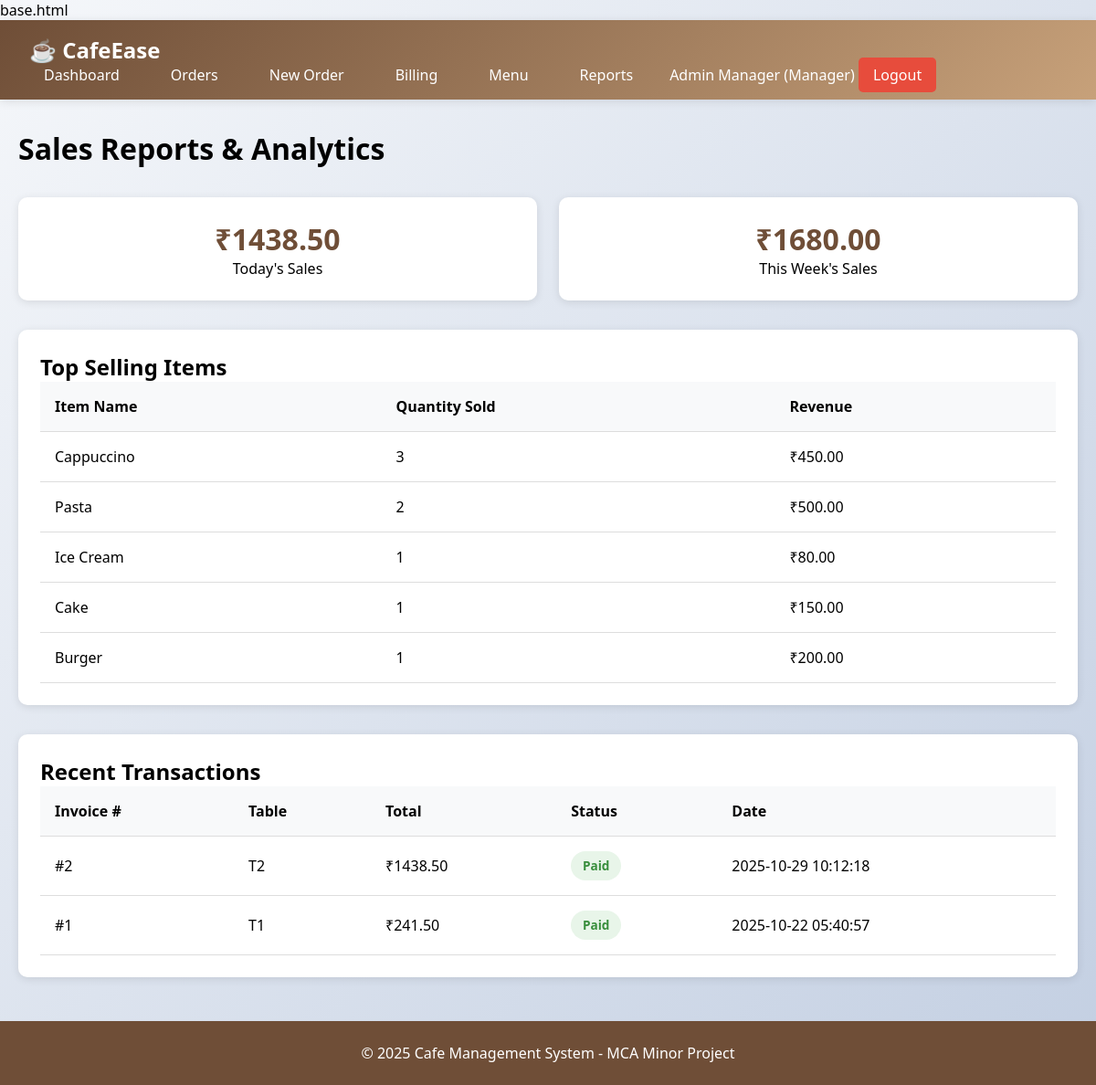
The app's page /reports (signed in) with its own data.
### tables this page shows
CREATE TABLE menu_items (
    id INTEGER PRIMARY KEY AUTOINCREMENT,
    name VARCHAR(150) NOT NULL,
    description TEXT,
    price DECIMAL(10, 2) NOT NULL,
    category VARCHAR(50) NOT NULL,
    stock_quantity INTEGER DEFAULT 0,
    is_available BOOLEAN DEFAULT 1,
    created_at TIMESTAMP DEFAULT CURRENT_TIMESTAMP
);

CREATE TABLE invoices (
    id INTEGER PRIMARY KEY AUTOINCREMENT,
    order_id INTEGER NOT NULL UNIQUE,
    subtotal DECIMAL(10, 2) NOT NULL,
    tax DECIMAL(10, 2) DEFAULT 0,
    discount DECIMAL(10, 2) DEFAULT 0,
    total DECIMAL(10, 2) NOT NULL,
    payment_status VARCHAR(20) DEFAULT 'Pending' CHECK(payment_status IN ('Pending', 'Paid', 'Failed')),
    paid_at TIMESTAMP,
    created_at TIMESTAMP DEFAULT CURRENT_TIMESTAMP,
    FOREIGN KEY (order_id) REFERENCES orders(id) ON DELETE CASCADE
);

CREATE TABLE orders (
    id INTEGER PRIMARY KEY AUTOINCREMENT,
    table_no VARCHAR(10) NOT NULL,
    status VARCHAR(20) DEFAULT 'Placed' CHECK(status IN ('Placed', 'Preparing', 'Completed', 'Cancelled')),
    total_amount DECIMAL(10, 2) DEFAULT 0,
    waiter_id INTEGER NOT NULL,
    created_at TIMESTAMP DEFAULT CURRENT_TIMESTAMP,
    FOREIGN KEY (waiter_id) REFERENCES users(id)
);

### app.py (the view)
@app.route('/reports')
@login_required
@role_required('Manager')
def reports():
    conn = get_db_connection()
    today_sales = conn.execute('''
        SELECT SUM(total) as total
        FROM invoices
        WHERE DATE(created_at) = DATE('now') AND payment_status = 'Paid'
    ''').fetchone()['total'] or 0
    week_sales = conn.execute('''
        SELECT SUM(total) as total
        FROM invoices
        WHERE DATE(created_at) >= DATE('now', '-7 days') AND payment_status = 'Paid'
    ''').fetchone()['total'] or 0
    top_items = conn.execute('''
        SELECT mi.name, SUM(oi.quantity) as total_quantity, SUM(oi.line_total) as revenue
        FROM order_items oi
        JOIN menu_items mi ON oi.item_id = mi.id
        JOIN orders o ON oi.order_id = o.id
        WHERE o.status = 'Completed'
        GROUP BY mi.id
        ORDER BY total_quantity DESC
        LIMIT 5
    ''').fetchall()
    recent_transactions = conn.execute('''
        SELECT i.*, o.table_no
        FROM invoices i
        JOIN orders o ON i.order_id = o.id
        ORDER BY i.created_at DESC
        LIMIT 10
    ''').fetchall()
    conn.close()
    return render_template('reports.html',
                         today_sales=today_sales,
                         week_sales=week_sales,
                         top_items=top_items,
                         recent_transactions=recent_transactions)

### app.py (called while the page is built)
def get_db_connection():
    conn = sqlite3.connect(DATABASE)
    conn.row_factory = sqlite3.Row
    return conn

def login_required(f):
    @wraps(f)
    def decorated_function(*args, **kwargs):
        if 'user_id' not in session:
            flash('Please login first!', 'error')
            return redirect(url_for('login'))
        return f(*args, **kwargs)
    return decorated_function

def role_required(*roles):
    def wrapper(f):
        @wraps(f)
        def decorated_function(*args, **kwargs):
            if 'role' not in session or session['role'] not in roles:
                flash('Access denied! Insufficient permissions.', 'error')
                return redirect(url_for('dashboard'))
            return f(*args, **kwargs)
        return decorated_function
    return wrapper

### templates/reports.html (shortened to what this page needs)
{% extends "base.html" %}
{% block content %}
<h1>Sales Reports & Analytics</h1>
<div style="display: grid; grid-template-columns: repeat(auto-fit, minmax(200px, 1fr)); gap: 1.5rem; margin: 2rem 0;">
    <div style="background: white; padding: 1.5rem; border-radius: 10px; text-align: center; box-shadow: 0 2px 10px rgba(0,0,0,0.1);">
        <h3 style="font-size: 2rem; color: #6F4E37;">₹{{ "%.2f"|format(today_sales) }}</h3>
        <p>Today's Sales</p>
    </div>
    <div style="background: white; padding: 1.5rem; border-radius: 10px; text-align: center; box-shadow: 0 2px 10px rgba(0,0,0,0.1);">
        <h3 style="font-size: 2rem; color: #6F4E37;">₹{{ "%.2f"|format(week_sales) }}</h3>
        <p>This Week's Sales</p>
    </div>
</div>
<div class="card">
    <h2>Top Selling Items</h2>
    {% if top_items %}
    <table class="table">
        <thead>
            <tr>
                <th>Item Name</th>
                <th>Quantity Sold</th>
                <th>Revenue</th>
            </tr>
        </thead>
        <tbody>
            {% for item in top_items %}
            <tr>
                <td>{{ item.name }}</td>
                <td>{{ item.total_quantity }}</td>
                <td>₹{{ "%.2f"|format(item.revenue) }}</td>
            </tr>
            {% endfor %}
        </tbody>
    </table>
    {% else %}
    <p style="text-align: center; padding: 2rem;">No sales data yet.</p>
    {% endif %}
</div>
<div class="card">
    <h2>Recent Transactions</h2>
    {% if recent_transactions %}
    <table class="table">
        <thead>
            <tr>
                <th>Invoice #</th>
                <th>Table</th>
                <th>Total</th>
                <th>Status</th>
                <th>Date</th>
            </tr>
        </thead>
        <tbody>
            {% for trans in recent_transactions %}
            <tr>
                <td>#{{ trans.id }}</td>
                <td>{{ trans.table_no }}</td>
                <td>₹{{ "%.2f"|format(trans.total) }}</td>
                <td><span class="badge badge-{{ trans.payment_status.lower() }}">{{ trans.payment_status }}</span></td>
                <td>{{ trans.created_at }}</td>
            </tr>
            {% endfor %}
        </tbody>
    </table>
    {% endif %}
</div>
{% endblock %}

### templates/base.html (style rules this page uses)
* { margin: 0; padding: 0; box-sizing: border-box; }
body { font-family: 'Segoe UI', Tahoma, Geneva, Verdana, sans-serif; background: linear-gradient(135deg, #f5f7fa 0%, #c3cfe2 100%); min-height: 100vh; }
.card { background: white; border-radius: 10px; padding: 1.5rem; margin-bottom: 2rem; box-shadow: 0 2px 10px rgba(0,0,0,0.1); }
.table { width: 100%; border-collapse: collapse; }
.table thead { background: #f8f9fa; }
.table th, .table td { padding: 1rem; text-align: left; border-bottom: 1px solid #ddd; }
.badge { padding: 0.4rem 0.8rem; border-radius: 20px; font-size: 0.85rem; font-weight: 600; display: inline-block; }
.badge-paid { background: #e8f5e9; color: #388e3c; }

### records on screen
menu_items: name "Cappuccino", total_quantity "3", revenue "450.00"
menu_items: name "Pasta", total_quantity "2", revenue "500.00"
menu_items: name "Ice Cream", total_quantity "1", revenue "80.00"
menu_items: name "Cake", total_quantity "1", revenue "150.00"
menu_items: name "Burger", total_quantity "1", revenue "200.00"
invoices: total "1438.50"
invoices: total "241.50"

### other values on screen
{{ session.user_name }} "Admin Manager"
{{ session.role }} "Manager"
{{ "%.2f"|format(today_sales) }} "1438.50"
{{ "%.2f"|format(week_sales) }} "1680.00"
